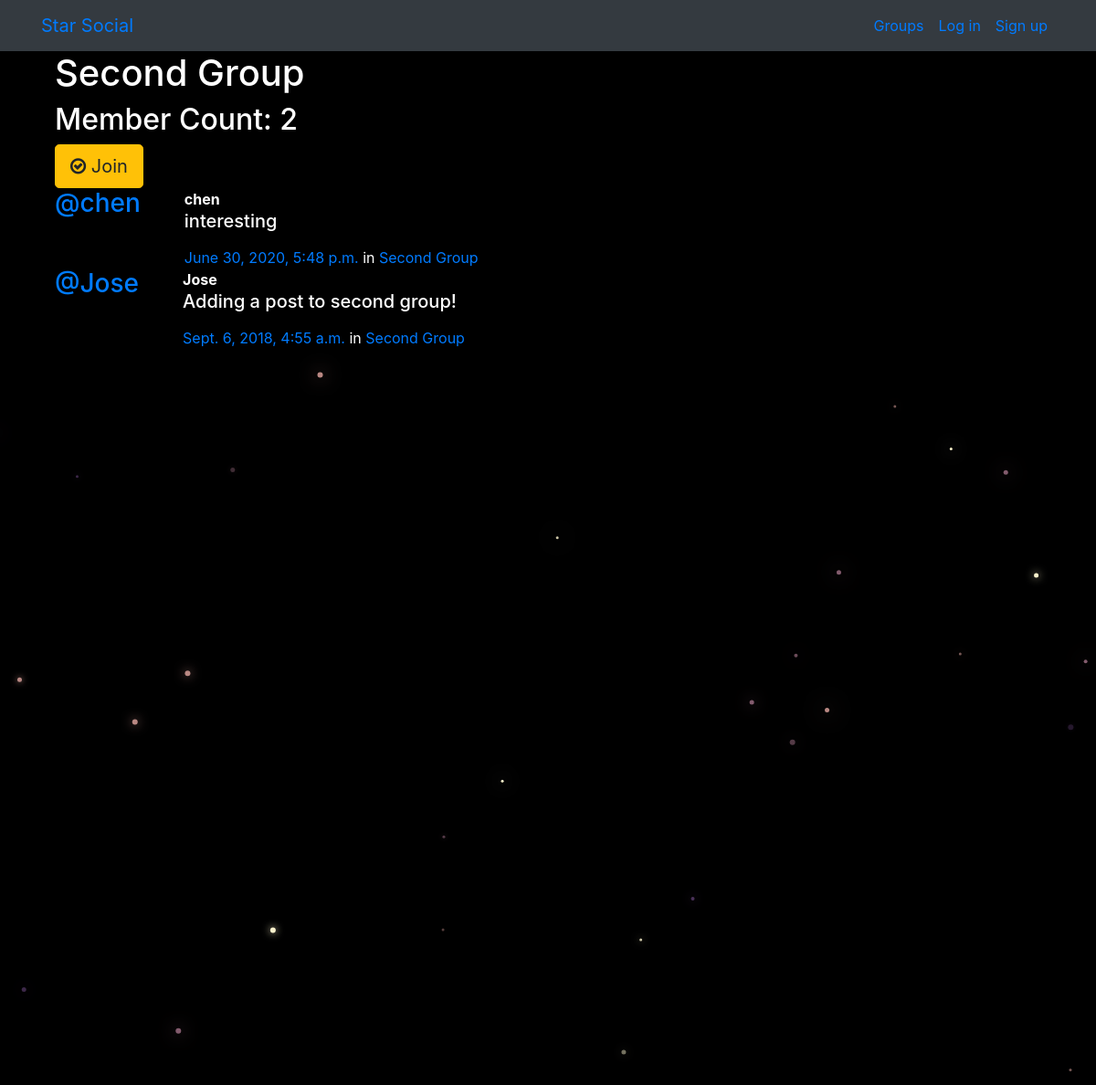
Before: /groups/posts/in/second-group/ with the older database file.
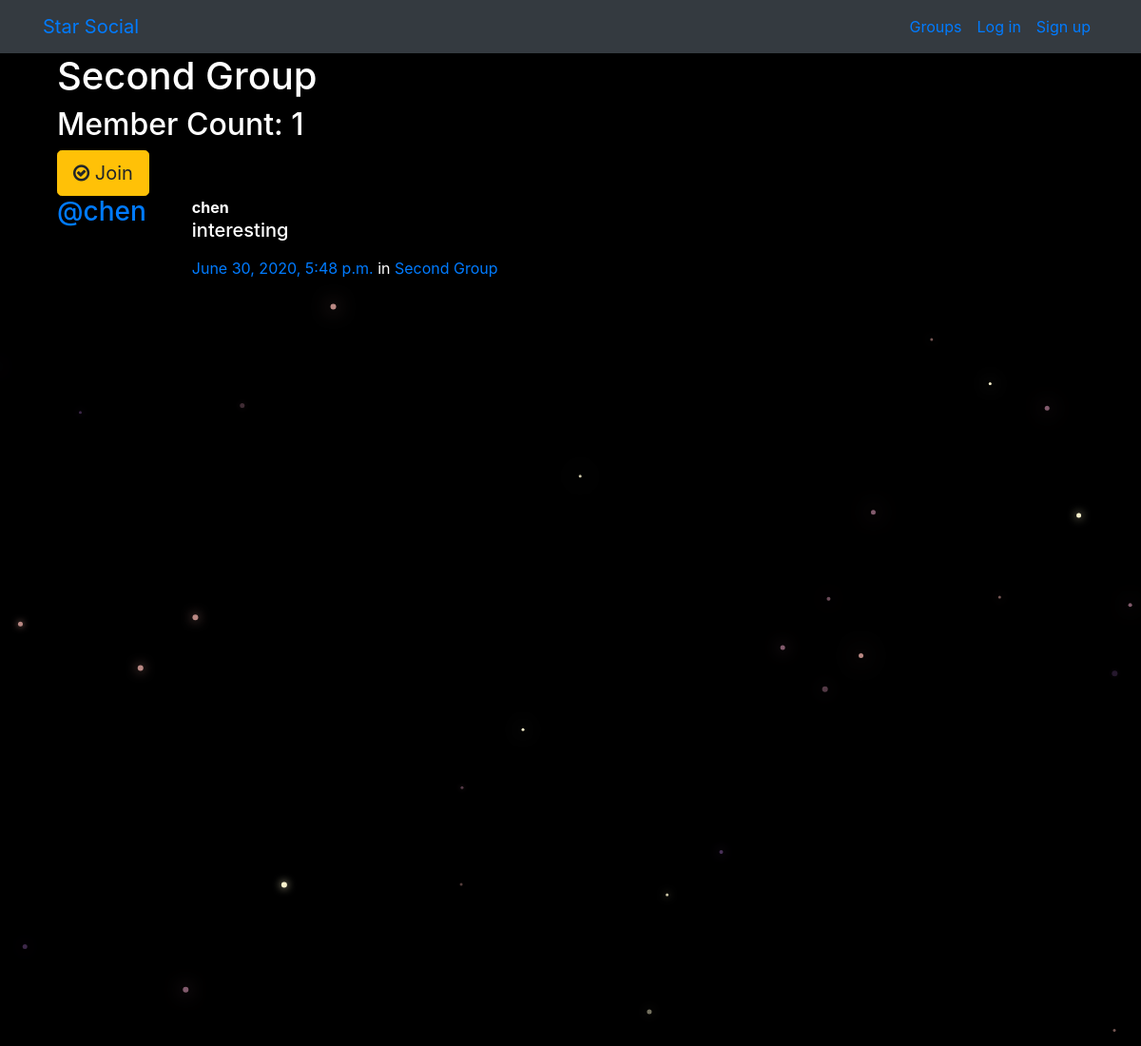
After: the same page with the newer database file.
### groups/models.py (models this page shows, shortened)
class Group(models.Model):
    name = models.CharField(max_length=255, unique=True)
    slug = models.SlugField(allow_unicode=True, unique=True)
    description = models.TextField(blank=True, default='')
    description_html = models.TextField(editable=False, default='', blank=True)
    members = models.ManyToManyField(User,through="GroupMember")
    class Meta:
        ordering = ["name"]

### posts/models.py (models this page shows, shortened)
class Post(models.Model):
    user = models.ForeignKey(User, related_name="posts",on_delete=models.CASCADE)
    created_at = models.DateTimeField(auto_now=True)
    message = models.TextField()
    message_html = models.TextField(editable=False)
    group = models.ForeignKey(Group, related_name="posts",null=True, blank=True,on_delete=models.CASCADE)
    class Meta:
        ordering = ["-created_at"]
        unique_together = ["user", "message"]

### groups/views.py (the view)
# urls.py: path("posts/in/<slug>/",views.SingleGroup.as_view(),name="single"),
class SingleGroup(generic.DetailView):
    model = Group

### groups/templates/groups/group_detail.html
{% extends "groups/group_base.html" %}
{% block pregroup %}
<div class="container">
  <h1>{{group.name}}</h1>
  <h2> Member Count: {{group.members.count}}</h2>
  <div class="content">
  	{% if user in group.members.all %}
  		<a href="{% url 'groups:leave' slug=group.slug %}" class="btn btn-lg btn-warning"><span class="fa fa-times-circle-o"></span> Leave</a>
  	{% else %}
  		<a href="{% url 'groups:join' slug=group.slug %}" class="btn btn-lg btn-warning"><span class="fa fa-check-circle-o"></span> Join</a>
  	{% endif %}
  </div>
</div>
{% endblock %}
{% block group_content %}
<div class="col-md-8">
	{% if group.posts.count == 0 %}
	<h2>No posts in this group yet!</h2>
	{% else %}
		{% for post in group.posts.all %}
			{% include "posts/_post.html" %}
		{% endfor %}
	{% endif %}
</div>
{% endblock %}

### groups/templates/groups/group_base.html (shortened to what this page needs)
{% extends "base.html" %}
{% block content %}
<div class="container">
  <div class="row">
    {% block pregroup %}{% endblock %}
    {% block group_content %}{% endblock %}
  </div>
</div>
{% endblock %}

### templates/base.html (shortened to what this page needs)
<!DOCTYPE html>
{% load static %}
<html>
  <head>
    <link rel="stylesheet" href="https://stackpath.bootstrapcdn.com/bootstrap/4.1.3/css/bootstrap.min.css"
>
    <link href="https://maxcdn.bootstrapcdn.com/font-awesome/4.7.0/css/font-awesome.min.css" rel="stylesheet">
    <link rel="stylesheet" href="{% static 'simplesocial/css/master.css'%}">
  </head>
  <body>
    <nav class="navbar navbar-expand-lg bg-dark mynav" role="navigation" id="navbar">
      <div class="container">
        <div class="navbar-nav align-items-center">
          <a class="navbar-brand mynav" href="{% url 'home' %}">Star Social</a>
        </div>
        <div class="navbar-nav ml-auto">
          {% if user.is_authenticated %}
            <a class="nav-item nav-link" href="{% url 'posts:create' %}" class="btn btn-simple">Post</a>
            <a class="nav-item nav-link" href="{% url 'groups:all' %}" class="btn btn-simple">Groups</a>
            <a class="nav-item nav-link" href="{% url 'groups:create' %}" class="btn btn-simple">Create Group</a>
            <a class="nav-item nav-link" href="{% url 'accounts:logout' %}" class="btn btn-simple">Log out</a>
          {% else %}
            <a class="nav-item nav-link" href="{% url 'groups:all' %}"class="btn btn-simple">Groups</a>
            <a class="nav-item nav-link" href="{% url 'accounts:login' %}" class="btn btn-simple">Log in</a>
            <a class="nav-item nav-link" href="{% url 'accounts:signup' %}" class="btn btn-simple">Sign up</a>
          {% endif %}
        </div>
      </div>
    </nav>
    <div class="container mycontent">
      {% block content %}
      {% endblock %}
    </div>
    <canvas id="canvas"></canvas>
  </body>
</html>

### posts/templates/posts/_post.html (shortened to what this page needs)
<div class="media">
	<h3 class="mr-5"><a href="{% url 'posts:for_user' username=post.user.username %}">@{{ post.user.username }}</a></h3>
	<div class="media-body">
		<strong>{{ post.user.username }}</strong>
		<h5>{{ post.message_html|safe }}</h5>
			<time class="time"><a href="{% url 'posts:single' username=post.user.username pk=post.pk %}">{{ post.created_at }}</a></time>
			{% if post.group %}
			<span class="group-name">in <a href="#">{{ post.group.name }}</a></span>
			{% endif %}
	</div>
</div>

### static/simplesocial/css/master.css (style rules this page uses)
body { margin: 0; overflow: hidden; background-color: black; color:white; }

Changed rows visible on the page:
removed Post: user.username "Jose", message_html "Adding a post to second group!", created_at "Sept. 6, 2018, 4:55 a.m.", group.name "Second Group"
computed for Group "Second Group": members.count "2" → "1"
